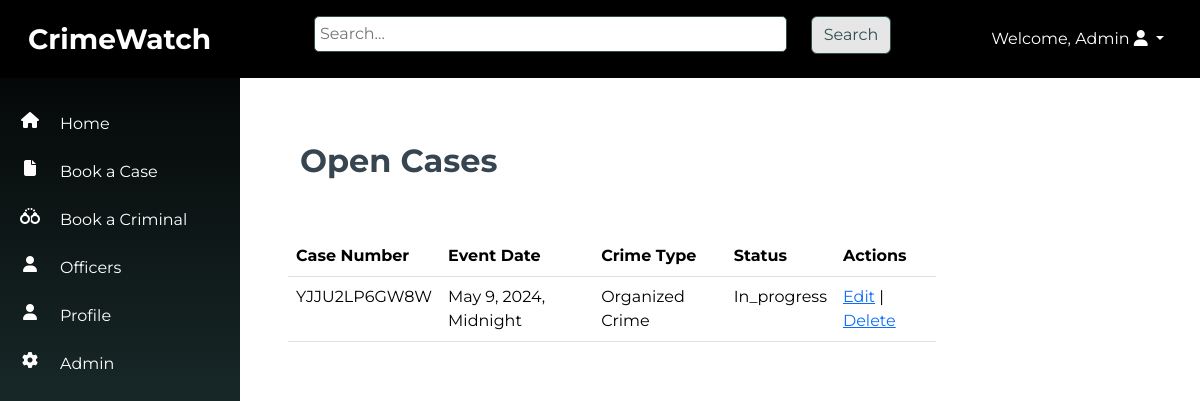
The app's page /cases/open-cases/ (signed in), older data.
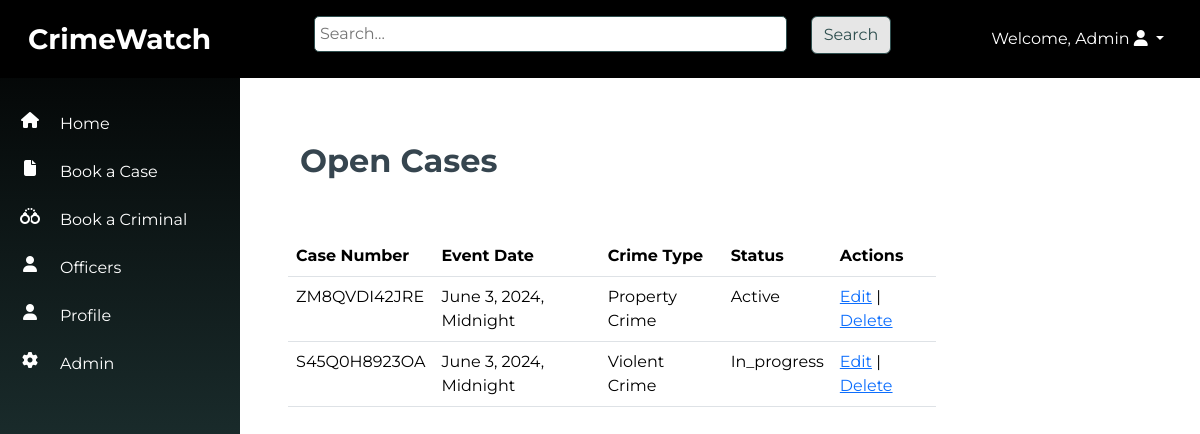
The same page, newer data.
### cases/models.py (models this page shows, shortened)
class CriminalCase(models.Model):
    CASE_STATUS_CHOICES = [
        ('active', 'Active'),
        ('in_progress', 'In Progress'),
        ('closed', 'Closed'),
    ]
    case_number = models.CharField(max_length=12, unique=True, editable=False)
    event_date = models.DateTimeField()
    crime_type = models.ForeignKey(CrimeType, on_delete=models.CASCADE)
    crime_subcategory = models.ForeignKey(CrimeSubcategory, on_delete=models.CASCADE)
    location_of_crime = models.CharField(max_length=255)
    case_description = models.TextField()
    witnesses = models.CharField(max_length=255)
    known_suspects = models.CharField(max_length=255)
    arrested_suspects = models.CharField(max_length=255)
    case_status = models.CharField(max_length=12, choices=CASE_STATUS_CHOICES)
    pictures_of_evidence = models.ImageField(upload_to='src/images/', null=True, blank=True)
    case_officer = models.ForeignKey(Officer, on_delete=models.CASCADE, null=True)

class CrimeType(models.Model):
    name = models.CharField(max_length=100)
    def __str__(self):
        return self.name

### cases/views.py (the view)
# urls.py: path('open-cases/', views.open_cases_list, name='open_cases_list'),
@login_required
def open_cases_list(request):
    cases = CriminalCase.objects.filter(Q(case_status='active') | Q(case_status='in_progress'))
    return render(request, 'case_filter.html', {'cases': cases, 'title': 'Open Cases'})

### cases/templates/case_filter.html (shortened to what this page needs)
{% extends 'base.html' %}
{% block content %}
<div class="container-fluid p-5">
    <div class="row mb-5">
        <div class="col-6">
            <h1 class="fw-bold fs-2">{{ title }}</h1>
        </div>
    </div>
    <div class="row">
        <table class="table w-75">
            <thead>
                <tr>
                    <th scope="col">Case Number</th>
                    <th scope="col">Event Date</th>
                    <th scope="col">Crime Type</th>
                    <th scope="col">Status</th>
                    <th scope="col">Actions</th>
                </tr>
            </thead>
            <tbody>
                {% for case in cases %}
                    <tr>
                        <td class="text-capitalize">{{ case.case_number }}</td>
                        <td class="text-capitalize">{{ case.event_date }}</td>
                        <td class="text-capitalize">{{ case.crime_type }}</td>
                        <td class="text-capitalize">{{ case.case_status }}</td>
                        <td>
                            <a href="{% url 'case_update' case.pk %}">Edit</a> |
                            <a href="{% url 'case_delete' case.pk %}">Delete</a>
                        </td>
                    </tr>
                {% empty %}
                    <tr>
                        <td colspan="5" class="text-danger text-center">No cases available.</td>
                    </tr>
                {% endfor %}
            </tbody>
        </table>
    </div>
</div>
{% endblock %}

Row changes from the older to the newer data that the page shows:
removed CriminalCase: case_number "YJJU2LP6GW8W", event_date "May 9, 2024, Midnight", crime_type "Organized Crime", case_status "In_progress"
added CriminalCase: case_number "ZM8QVDI42JRE", event_date "June 3, 2024, Midnight", crime_type "Property Crime", case_status "Active"
added CriminalCase: case_number "S45Q0H8923OA", event_date "June 3, 2024, Midnight", crime_type "Violent Crime", case_status "In_progress"
